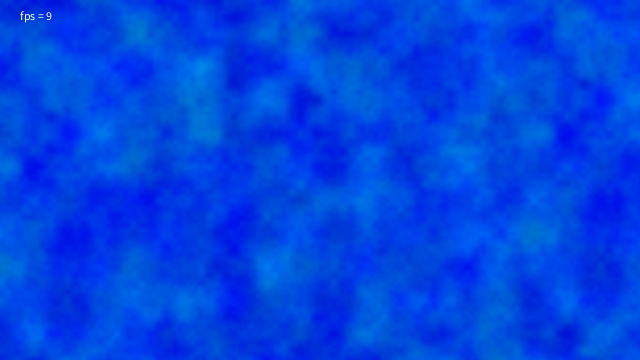
Frame 1 (no input)
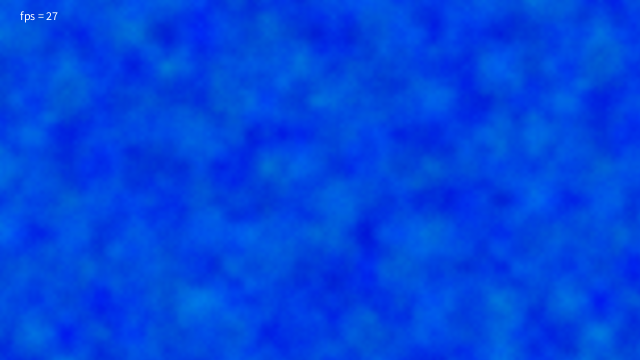
Frame 60 (the mouse pressed at the canvas centre just before this capture)
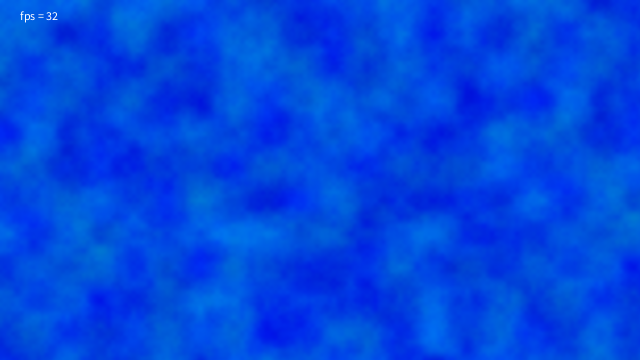
Frame 120 (the mouse held since frame 60 and released just before this capture)

The Processing sketch that drew these frames (run headless with seeded random() and noise(); from frame 60 on, the mouse is pressed at the canvas centre):

// Processing sketch: perlinBackground
// ── perlinBackground.pde
int numBackgrounds = 120;
float perlinSpaceIncrement = 0.03;
float perlinTimeIncrement = 0.01;
ArrayList<Screenshot> screenshots = new ArrayList<Screenshot>();

void setup() {
  size(640, 360);
}

void draw() {
  if (frameCount <= numBackgrounds) {
    screenshots.add(new Screenshot());
  } 
  else {
    int frame = frameCount % (screenshots.size()*2-2);
    if (frame >= screenshots.size())
      frame = screenshots.size()*2 - 2 - frame;
    screenshots.get(frame).draw();
  }
  fill(255);
  text("fps = "+(int) (frameCount * 1000.0)/millis(), 20, 20);
}

class Screenshot {
  PImage img;

  Screenshot() {
    img = createImage(width, height, RGB);
    img.loadPixels();
    float t = frameCount * perlinTimeIncrement;
    for (int i = 0; i < width; ++i) {
      float x = i * perlinSpaceIncrement;
      for (int j = 0; j < height; ++j) {
        float y = j * perlinSpaceIncrement;
        float r = 0;//noise(x, y, t)*255;
        float g = map(noise(x+10, y+20, t), 0, 1, 0, 150);
        float b = map(noise(x+30, y+40, t), 0, 1, 200, 255);
        img.pixels[i + width * j] = color(r, g, b);
      }
    }
    img.updatePixels();
    draw();
  }

  void draw() {
    image(img, 0, 0);
  }
}
